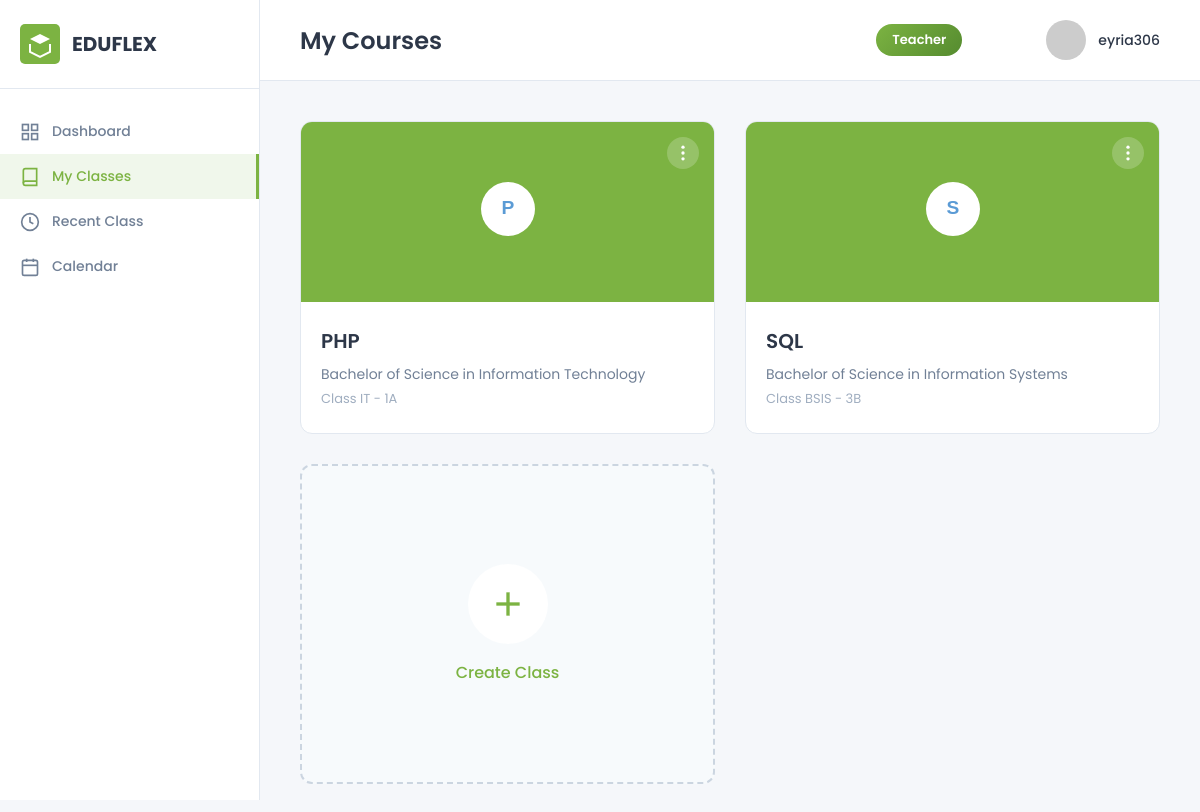
The app's page /teacher-courses.php (signed in) with its own data.
### tables this page shows
CREATE TABLE `courses` (
  `id` int NOT NULL AUTO_INCREMENT,
  `title` varchar(200) NOT NULL,
  `course_type` varchar(100) DEFAULT NULL,
  `description` text,
  `class_code` varchar(7) DEFAULT NULL,
  `teacher_id` int DEFAULT NULL,
  `category` varchar(50) DEFAULT NULL,
  `difficulty_level` enum('beginner','intermediate','advanced') DEFAULT NULL,
  `language_id` int DEFAULT NULL,
  `subject_id` int DEFAULT NULL,
  `program_id` int DEFAULT NULL,
  `section` varchar(50) DEFAULT NULL,
  `created_at` timestamp NULL DEFAULT CURRENT_TIMESTAMP,
  `updated_at` timestamp NULL DEFAULT CURRENT_TIMESTAMP ON UPDATE CURRENT_TIMESTAMP,
  `is_active` tinyint(1) DEFAULT '1',
  PRIMARY KEY (`id`),
  UNIQUE KEY `class_code` (`class_code`),
  KEY `instructor_id` (`teacher_id`),
  KEY `programming_language_id` (`language_id`),
  KEY `subject_id` (`subject_id`),
  KEY `program_id` (`program_id`),
  CONSTRAINT `courses_ibfk_1` FOREIGN KEY (`teacher_id`) REFERENCES `users` (`id`) ON DELETE CASCADE,
  CONSTRAINT `courses_ibfk_2` FOREIGN KEY (`language_id`) REFERENCES `programming_languages` (`language_id`) ON DELETE SET NULL,
  CONSTRAINT `courses_ibfk_3` FOREIGN KEY (`subject_id`) REFERENCES `subjects` (`subject_id`) ON DELETE SET NULL,
  CONSTRAINT `courses_ibfk_4` FOREIGN KEY (`program_id`) REFERENCES `programs` (`program_id`) ON DELETE SET NULL
);

CREATE TABLE `programming_languages` (
  `language_id` int NOT NULL AUTO_INCREMENT,
  `language_name` varchar(50) NOT NULL,
  `created_at` timestamp NULL DEFAULT CURRENT_TIMESTAMP,
  PRIMARY KEY (`language_id`),
  UNIQUE KEY `language_name` (`language_name`)
);

CREATE TABLE `programs` (
  `program_id` int NOT NULL AUTO_INCREMENT,
  `program_name` varchar(100) NOT NULL,
  `created_at` timestamp NULL DEFAULT CURRENT_TIMESTAMP,
  PRIMARY KEY (`program_id`)
);

### teacher-courses.php (the view, shortened to what this page needs)
<?php
$database = new Database();
$pdo = $database->connect();
$courses = [];
if($pdo) {
    try {
        $stmt = $pdo->prepare("SELECT c.*, pl.language_name, s.subject_name, p.program_name
                               FROM courses c
                               LEFT JOIN programming_languages pl ON c.language_id = pl.language_id
                               LEFT JOIN subjects s ON c.subject_id = s.subject_id
                               LEFT JOIN programs p ON c.program_id = p.program_id
                               WHERE c.teacher_id = ?
                               ORDER BY c.created_at DESC");
        $stmt->execute([$_SESSION['user_id']]);
        $courses = $stmt->fetchAll(PDO::FETCH_ASSOC);
    } catch(PDOException $e) {
        error_log("Database error: " . $e->getMessage());
    }
}
?>
<!DOCTYPE html>
<html lang="en">
<head>
    <link rel="stylesheet" href="css/teacher-courses.css">
</head>
<body>
    <div class="dashboard-container">
        <aside class="sidebar">
            <div class="logo">
                <svg width="40" height="40" viewBox="0 0 40 40">
                    <rect width="40" height="40" rx="5" fill="#7cb342"/>
                    <path d="M10 15 L20 10 L30 15 L20 20 Z" fill="white"/>
                    <path d="M10 20 L10 28 L20 33 L30 28 L30 20" stroke="white" stroke-width="2" fill="none"/>
                </svg>
                <span>EDUFLEX</span>
            </div>
            <nav class="nav-menu">
                <a href="teacher-dashboard.php" class="nav-item">
                    <svg width="20" height="20" viewBox="0 0 24 24" fill="none" stroke="currentColor" stroke-width="2">
                        <rect x="3" y="3" width="7" height="7"></rect>
                        <rect x="14" y="3" width="7" height="7"></rect>
                        <rect x="14" y="14" width="7" height="7"></rect>
                        <rect x="3" y="14" width="7" height="7"></rect>
                    </svg>
                    <span>Dashboard</span>
                </a>
                <a href="teacher-courses.php" class="nav-item active">
                    <svg width="20" height="20" viewBox="0 0 24 24" fill="none" stroke="currentColor" stroke-width="2">
                        <path d="M4 19.5A2.5 2.5 0 0 1 6.5 17H20"></path>
                        <path d="M6.5 2H20v20H6.5A2.5 2.5 0 0 1 4 19.5v-15A2.5 2.5 0 0 1 6.5 2z"></path>
                    </svg>
                    <span>My Classes</span>
                </a>
                <a href="recent-class.php" class="nav-item">
                    <svg width="20" height="20" viewBox="0 0 24 24" fill="none" stroke="currentColor" stroke-width="2">
                        <circle cx="12" cy="12" r="10"></circle>
                        <polyline points="12 6 12 12 16 14"></polyline>
                    </svg>
                    <span>Recent Class</span>
                </a>
                <a href="teacher-calendar.php" class="nav-item">
                    <svg width="20" height="20" viewBox="0 0 24 24" fill="none" stroke="currentColor" stroke-width="2">
                        <rect x="3" y="4" width="18" height="18" rx="2" ry="2"></rect>
                        <line x1="16" y1="2" x2="16" y2="6"></line>
                        <line x1="8" y1="2" x2="8" y2="6"></line>
                        <line x1="3" y1="10" x2="21" y2="10"></line>
                    </svg>
                    <span>Calendar</span>
                </a>
            </nav>
        </aside>
        <main class="main-content">
            <header class="top-bar">
                <h1>My Courses</h1>
                <div class="user-info">
                    <div class="user-badge" style="background: linear-gradient(135deg, #7cb342 0%, #558b2f 100%); color: white; padding: 6px 16px; border-radius: 20px; font-size: 13px; font-weight: 600; text-transform: capitalize; margin-right: 12px;"><?php echo htmlspecialchars($_SESSION['user_type']); ?></div>
                    <button class="notification-btn">
                        <svg width="20" height="20" viewBox="0 0 24 24" fill="none" stroke="currentColor" stroke-width="2">
                            <path d="M18 8A6 6 0 0 0 6 8c0 7-3 9-3 9h18s-3-2-3-9"></path>
                            <path d="M13.73 21a2 2 0 0 1-3.46 0"></path>
                        </svg>
                    </button>
                    <div class="user-profile">
                        <img src="https://ui-avatars.com/api/?name=<?php echo urlencode($_SESSION['full_name']); ?>&background=7cb342&color=fff" alt="Profile">
                        <span><?php echo htmlspecialchars($_SESSION['username']); ?></span>
                    </div>
                </div>
            </header>
            <div class="content">
                <div class="courses-container">
                    <div class="courses-grid">
                        <?php foreach($courses as $course): ?>
                        <a href="course-detail.php?id=<?php echo htmlspecialchars($course['id']); ?>" class="course-card">
                            <div class="course-header">
                                <div class="course-icon">
                                    <svg width="60" height="60" viewBox="0 0 100 100">
                                        <circle cx="50" cy="50" r="45" fill="white"/>
                                        <text x="50" y="58" text-anchor="middle" fill="#5B9BD5" font-size="32" font-weight="bold" font-family="Arial"><?php echo strtoupper(substr($course['language_name'] ?? $course['subject_name'] ?? 'C', 0, 1)); ?></text>
                                    </svg>
                                </div>
                                <div class="course-menu">
                                    <button class="menu-btn" onclick="event.preventDefault(); event.stopPropagation();">
                                        <svg width="20" height="20" viewBox="0 0 24 24" fill="none">
                                            <circle cx="12" cy="5" r="2" fill="currentColor"/>
                                            <circle cx="12" cy="12" r="2" fill="currentColor"/>
                                            <circle cx="12" cy="19" r="2" fill="currentColor"/>
                                        </svg>
                                    </button>
                                </div>
                            </div>
                            <div class="course-body">
                                <h3><?php echo htmlspecialchars($course['language_name'] ?? $course['subject_name']); ?></h3>
                                <p class="course-program"><?php echo htmlspecialchars($course['program_name']); ?></p>
                                <p class="course-section">Class <?php echo htmlspecialchars($course['section']); ?></p>
                            </div>
                        </a>
<?php endforeach; ?>
                        <div class="course-card create-card">
                            <a href="create-class.php" class="create-link">
                                <div class="create-icon">
                                    <svg width="40" height="40" viewBox="0 0 24 24" fill="none" stroke="currentColor" stroke-width="2">
                                        <line x1="12" y1="5" x2="12" y2="19"></line>
                                        <line x1="5" y1="12" x2="19" y2="12"></line>
                                    </svg>
                                </div>
                                <p>Create Class</p>
                            </a>
                        </div>
                    </div>
                </div>
            </div>
        </main>
    </div>
</body>
</html>

### css/teacher-courses.css (style rules this page uses)
* { margin: 0; padding: 0; box-sizing: border-box; }
body { font-family: 'Poppins', sans-serif; background: #f5f7fa; color: #2d3748; }
.dashboard-container { display: flex; min-height: 100vh; }
.sidebar { width: 260px; background: white; border-right: 1px solid #e2e8f0; display: flex; flex-direction: column; position: fixed; height: 100vh; left: 0; top: 0; }
.logo { display: flex; align-items: center; gap: 12px; padding: 24px 20px; border-bottom: 1px solid #e2e8f0; }
.logo span { font-size: 20px; font-weight: 700; color: #2d3748; }
.nav-menu { flex: 1; padding: 20px 0; overflow-y: auto; }
.nav-item { display: flex; align-items: center; gap: 12px; padding: 12px 20px; color: #718096; text-decoration: none; transition: all 0.2s; font-size: 14px; font-weight: 500; }
.nav-item.active { background: #f0f7eb; color: #7cb342; border-right: 3px solid #7cb342; }
.main-content { margin-left: 260px; flex: 1; display: flex; flex-direction: column; }
.top-bar { background: white; padding: 20px 40px; border-bottom: 1px solid #e2e8f0; display: flex; justify-content: space-between; align-items: center; position: sticky; top: 0; z-index: 100; }
.top-bar h1 { font-size: 24px; font-weight: 600; color: #2d3748; }
.user-info { display: flex; align-items: center; gap: 16px; }
.notification-btn { background: rgba(255, 255, 255, 0.2); border: none; width: 40px; height: 40px; border-radius: 8px; display: flex; align-items: center; justify-content: center; cursor: pointer; transition: all 0.2s; color: white; }
.user-profile { display: flex; align-items: center; gap: 12px; }
.user-profile img { width: 40px; height: 40px; border-radius: 50%; }
.user-profile span { font-size: 14px; font-weight: 500; color: #2d3748; }
.content { padding: 40px; }
.courses-container { max-width: 1400px; margin: 0 auto; }
.courses-grid { display: grid; grid-template-columns: repeat(auto-fill, minmax(300px, 1fr)); gap: 30px; }
.course-card { background: white; border-radius: 12px; border: 1px solid #e2e8f0; overflow: hidden; transition: all 0.3s; cursor: pointer; text-decoration: none; color: inherit; display: block; }
.course-header { background: #7cb342; padding: 30px 20px; position: relative; display: flex; justify-content: center; align-items: center; min-height: 180px; }
.course-icon { position: relative; }
.course-menu { position: absolute; top: 15px; right: 15px; }
.menu-btn { width: 32px; height: 32px; border-radius: 50%; border: none; background: rgba(255, 255, 255, 0.2); color: white; cursor: pointer; display: flex; align-items: center; justify-content: center; transition: all 0.2s; }
.course-body { padding: 24px 20px; }
.course-body h3 { font-size: 20px; font-weight: 600; color: #2d3748; margin-bottom: 8px; }
.course-program { font-size: 14px; color: #718096; margin-bottom: 4px; }
.course-section { font-size: 13px; color: #a0aec0; }
.create-card { border: 2px dashed #cbd5e0; background: #f7fafc; display: flex; align-items: center; justify-content: center; min-height: 320px; }
.create-link { display: flex; flex-direction: column; align-items: center; justify-content: center; gap: 16px; text-decoration: none; color: #718096; padding: 40px; text-align: center; width: 100%; height: 100%; }
.create-icon { width: 80px; height: 80px; border-radius: 50%; background: white; display: flex; align-items: center; justify-content: center; color: #7cb342; }
.create-link p { font-size: 16px; font-weight: 500; color: #7cb342; }
.user-profile { position: relative; cursor: pointer; }

### records on screen
courses: language.language_name "P", language.language_name "PHP", program.program_name "Bachelor of Science in Information Technology", section "IT - 1A"
courses: language.language_name "S", language.language_name "SQL", program.program_name "Bachelor of Science in Information Systems", section "BSIS - 3B"

### other values on screen
$_SESSION['user_type'] "Teacher"
$_SESSION['username'] "eyria306"
